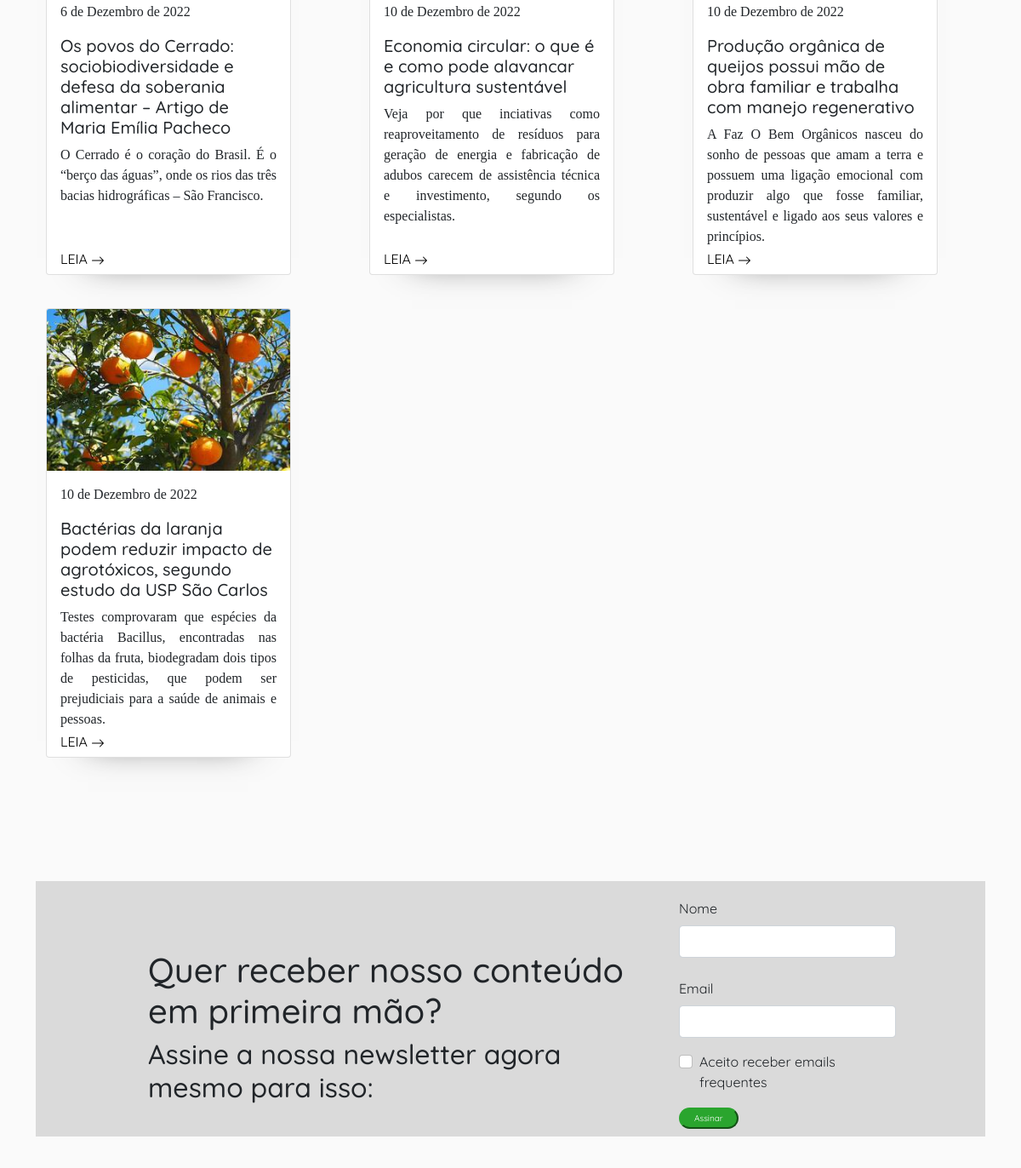
The app's page / (middle part), older data.
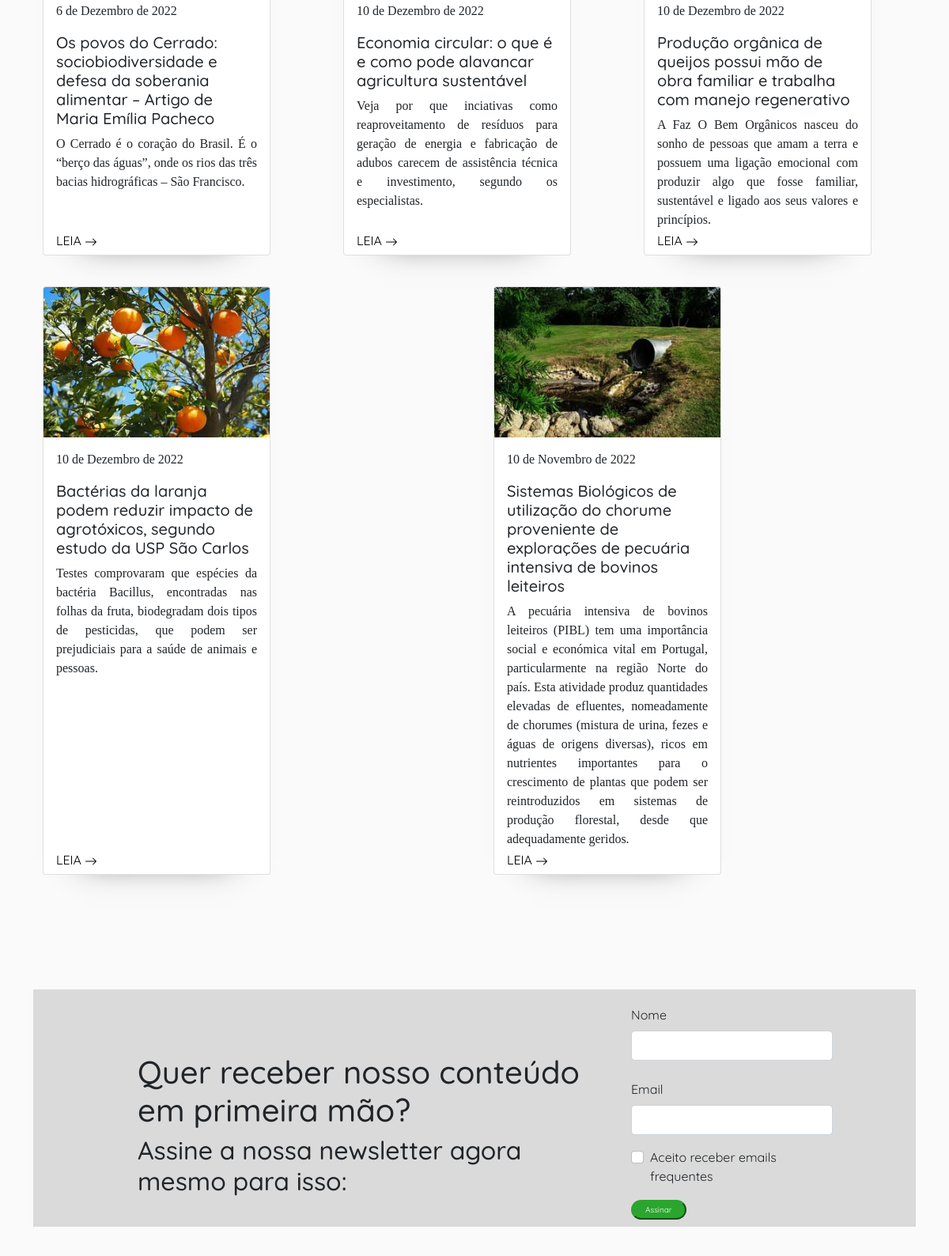
The same page, newer data.
### main/models.py (models this page shows, shortened)
class Publicacao(models.Model):
    titulo = models.CharField(max_length=200)
    descricao = models.TextField()
    corpo_do_texto = RichTextUploadingField()
    tempo_da_publicacao = models.DateField()
    imagem = models.ImageField(upload_to='produtos/', blank=True, null=True, max_length=250)
    autor = models.ForeignKey(Autor, on_delete=models.CASCADE)
    categoria = models.ManyToManyField(Categoria)
    user = models.ForeignKey(get_user_model(), null=True,blank=True,on_delete=models.CASCADE)

### main/views.py (the view)
# urls.py: path("",index, name='index'),
def index(request):
    lista = Publicacao.objects.all()
    lista_produto = Produto.objects.all()
    busca = request.GET.get('search')
    if busca:
        lista = Publicacao.objects.filter(titulo__icontains = busca)
        lista_produto = Produto.objects.filter(nome__icontains = busca)
        context = {'buscas' : lista, 'busca_produto' : lista_produto}
        return render(request, "busca.html", context)
    else:
        context={'publicacoes' : lista, 'produtos' : lista_produto}
        return render(request,"index.html", context)

### main/models.py (called while the page is built)
    def __str__(self):
        return self.nome

### main/templates/index.html (shortened to what this page needs)
{% extends 'base.html' %}
{% load static %}
{% block conteudo %}
<main navBT>
<section class="dividir">
  <section class="container" style="width: 1200px; padding-bottom: 30px;">
    <div class="row">
        {% for publicacao in publicacoes %}
        <div class="col row-cols-1 row-cols-md-3 g-4" style="padding-bottom: 15px;">
            <div class="card h-100 sombra" style="width: 18rem; height: auto;">
                <img src="/media/{{publicacao.imagem}}" class="card-img-top" alt="#">
                <div class="card-body">
                <p>{{publicacao.tempo_da_publicacao}}</p>
                <h3 class="fs-5">{{publicacao.titulo}}</h2>
                  <p class="card-text">{{publicacao.descricao}}</p>
                  <p class="teste">
                  <a href="{% url 'detalhe' publicacao.id %}" class="cor-fonte">LEIA <svg xmlns="http://www.w3.org/2000/svg" width="16" height="16" fill="currentColor" class="bi bi-arrow-right" viewBox="0 0 16 16">
                    <path fill-rule="evenodd" d="M1 8a.5.5 0 0 1 .5-.5h11.793l-3.147-3.146a.5.5 0 0 1 .708-.708l4 4a.5.5 0 0 1 0 .708l-4 4a.5.5 0 0 1-.708-.708L13.293 8.5H1.5A.5.5 0 0 1 1 8z"/>
                  </svg>
                </a>
              </p>
                </div>
              </div>
        </div>
        {% endfor %}
    </div>
  </section>
  <section>
    <div class="anuncio-barra container-fluid" style="margin-bottom: 80px; margin-top: 100px;">
      <div class="row">
        <div class="col-8">
          <h1 class="text2anun" style="padding-top: 80px; margin-left: 120px;">
            Quer receber nosso conteúdo <br>em primeira mão?<br>
          </h1>
          <h2 class="id=barrah12" style="margin-left: 120px;">Assine a nossa newsletter agora mesmo para isso:</h2>
        </div>
        <form class="col-3" style="margin-top: 20px">
          <div class="mb-4">
            <label for="exampleInputEmail1" class="form-label">Nome</label>
            <input type="email" class="form-control" id="exampleInputEmail1" aria-describedby="emailHelp">
          </div>
          <div class="mb-3">
            <label for="exampleInputPassword1" class="form-label">Email</label>
            <input type="email" class="form-control" id="exampleInputPassword1">
          </div>
          <div class="mb-3 form-check">
            <input type="checkbox" class="form-check-input" id="exampleCheck1">
            <label class="form-check-label" for="exampleCheck1">Aceito receber emails frequentes</label>
          </div>
          <a href="{% url 'index' %}"><button type="button" class="but" style="font-size: 10px; margin-bottom: 5px;"> Assinar </button> </a>
        </form>
      </div>
    </div>
  </section>
</section>
</main>
{% endblock conteudo %}

Row changes from the older to the newer data that the page shows:
added Publicacao: imagem (picture), tempo_da_publicacao "10 de Novembro de 2022", titulo "Sistemas Biológicos de utilização do chorume proveniente de explorações de pecuária intensiva de bovinos leiteiros", descricao "A pecuária intensiva de bovinos leiteiros (PIBL) tem uma importância social e económica vital em Portugal, particularmente na região Norte do país. Esta atividade produz quantidades elevadas de efluentes, nomeadamente de chorumes (mistura de urina, fezes e águas de origens diversas), ricos em nutrientes importantes para o crescimento de plantas que podem ser reintroduzidos em sistemas de produção florestal, desde que adequadamente geridos."
